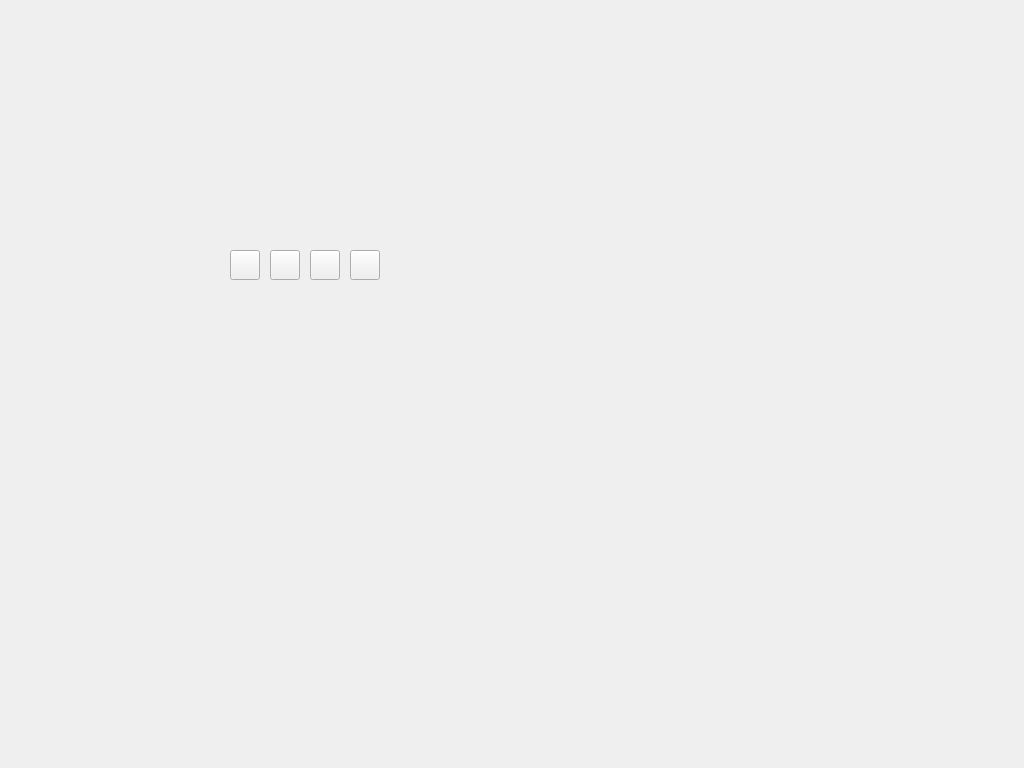
<?xml version="1.0" encoding="UTF-8"?>
<ui version="4.0">
 <class>Form</class>
 <widget class="QWidget" name="Form">
  <property name="geometry">
   <rect>
    <x>0</x>
    <y>0</y>
    <width>1024</width>
    <height>768</height>
   </rect>
  </property>
  <property name="windowTitle">
   <string>Form</string>
  </property>
  <property name="styleSheet">
   <string notr="true"/>
  </property>
  <widget class="QPushButton" name="btnSettings">
   <property name="geometry">
    <rect>
     <x>270</x>
     <y>250</y>
     <width>30</width>
     <height>30</height>
    </rect>
   </property>
   <property name="sizePolicy">
    <sizepolicy hsizetype="Fixed" vsizetype="Fixed">
     <horstretch>0</horstretch>
     <verstretch>0</verstretch>
    </sizepolicy>
   </property>
   <property name="text">
    <string/>
   </property>
  </widget>
  <widget class="QPushButton" name="btnSingout">
   <property name="geometry">
    <rect>
     <x>230</x>
     <y>250</y>
     <width>30</width>
     <height>30</height>
    </rect>
   </property>
   <property name="sizePolicy">
    <sizepolicy hsizetype="Fixed" vsizetype="Fixed">
     <horstretch>0</horstretch>
     <verstretch>0</verstretch>
    </sizepolicy>
   </property>
   <property name="text">
    <string/>
   </property>
  </widget>
  <widget class="QPushButton" name="btnReboot">
   <property name="geometry">
    <rect>
     <x>310</x>
     <y>250</y>
     <width>30</width>
     <height>30</height>
    </rect>
   </property>
   <property name="sizePolicy">
    <sizepolicy hsizetype="Fixed" vsizetype="Fixed">
     <horstretch>0</horstretch>
     <verstretch>0</verstretch>
    </sizepolicy>
   </property>
   <property name="text">
    <string/>
   </property>
  </widget>
  <widget class="QPushButton" name="btnPower">
   <property name="geometry">
    <rect>
     <x>350</x>
     <y>250</y>
     <width>30</width>
     <height>30</height>
    </rect>
   </property>
   <property name="sizePolicy">
    <sizepolicy hsizetype="Fixed" vsizetype="Fixed">
     <horstretch>0</horstretch>
     <verstretch>0</verstretch>
    </sizepolicy>
   </property>
   <property name="text">
    <string/>
   </property>
  </widget>
  <widget class="QLabel" name="lblDateTime">
   <property name="geometry">
    <rect>
     <x>310</x>
     <y>220</y>
     <width>65</width>
     <height>14</height>
    </rect>
   </property>
   <property name="text">
    <string/>
   </property>
  </widget>
  <widget class="QLabel" name="lblUser">
   <property name="geometry">
    <rect>
     <x>310</x>
     <y>190</y>
     <width>65</width>
     <height>14</height>
    </rect>
   </property>
   <property name="text">
    <string/>
   </property>
  </widget>
  <widget class="QWidget" name="horizontalLayoutWidget">
   <property name="geometry">
    <rect>
     <x>-1</x>
     <y>60</y>
     <width>401</width>
     <height>80</height>
    </rect>
   </property>
   <layout class="QHBoxLayout" name="lytVhosts"/>
  </widget>
 </widget>
 <resources/>
 <connections/>
</ui>
